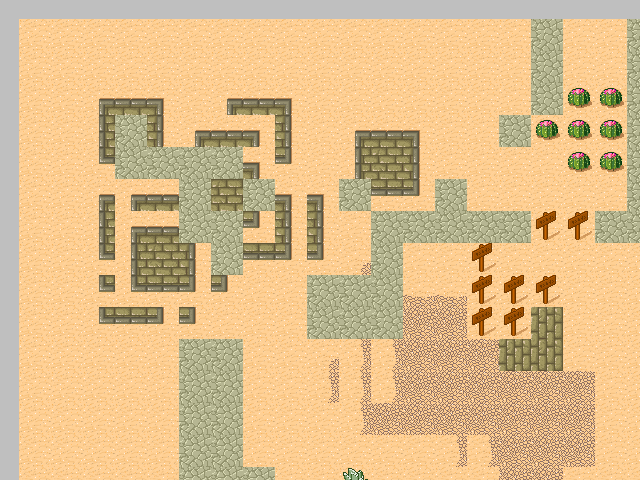

This game map was drawn from its Tiled (.tmx) file and the tilesets committed beside it. A one-line description and the trimmed map source follow:
An orthogonal 20x15 tile map with 32x32 px tiles, 2 tile layers (background, collision) and 8 objects (4x object, 4x hostile).

<map version="1.0" orientation="orthogonal" width="20" height="15" tilewidth="32" tileheight="32" backgroundcolor="#bfbfbf">
 <properties>
  <property name="id" value="100" />
 </properties>
 <tileset firstgid="1" name="tmw_desert_spacing" tilewidth="32" tileheight="32" spacing="1" margin="1">
  <tileoffset x="19" y="19" />
  <image source="tmw_desert_spacing.png" width="265" height="199" />
 </tileset>
 <layer name="background" width="20" height="15">
  <data>[300 cells, 300 non-empty, 17 distinct tile ids]</data>
 </layer>
 <objectgroup name="map" width="20" height="15" />
 <objectgroup name="interactive" width="20" height="15">
  <object name="door2" type="object" x="67" y="320" width="32" height="32">
   <properties>
    <property name="connection" value="1" />
    <property name="id" value="402" />
    <property name="objectType" value="door" />
   </properties>
  </object>
  <object name="door4" type="object" x="245" y="41" width="32" height="32">
   <properties>
    <property name="connection" value="2" />
    <property name="id" value="404" />
    <property name="objectType" value="door" />
   </properties>
  </object>
  <object name="door5" type="object" x="434" y="385" width="32" height="32">
   <properties>
    <property name="connection" value="2" />
    <property name="id" value="405" />
    <property name="objectType" value="door" />
   </properties>
  </object>
  <object name="box1" type="object" x="357" y="120" width="34" height="34">
   <properties>
    <property name="id" value="501" />
    <property name="imagePath" value="/res/sprites/playerSprite.tmx" />
    <property name="objectType" value="box" />
   </properties>
  </object>
 </objectgroup>
 <layer name="collision" width="20" height="15">
  <data>[300 cells, 50 non-empty, 2 distinct tile ids]</data>
 </layer>
 <objectgroup name="npc" width="20" height="15">
  <object name="npc3" type="hostile" x="104" y="377" width="39" height="38">
   <properties>
    <property name="id" value="103" />
    <property name="npcType" value="CPEnemy" />
   </properties>
  </object>
  <object name="npc1" type="hostile" x="438" y="72" width="39" height="38">
   <properties>
    <property name="id" value="101" />
    <property name="npcType" value="CPEnemy" />
   </properties>
  </object>
  <object name="npc2" type="hostile" x="577" y="345" width="41" height="38">
   <properties>
    <property name="id" value="102" />
    <property name="npcType" value="StandardEnemy" />
   </properties>
  </object>
  <object name="npc4" type="hostile" x="496" y="376" width="41" height="38">
   <properties>
    <property name="id" value="104" />
    <property name="npcType" value="StandardEnemy" />
   </properties>
  </object>
 </objectgroup>
</map>
